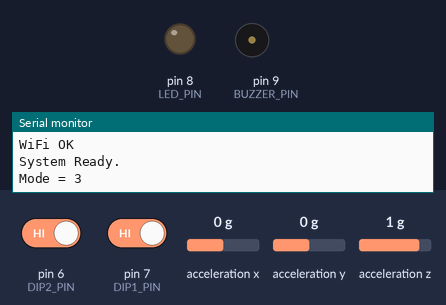
The sketch below on a simulated Arduino Uno, built with avr-gcc and run on an emulated ATmega328P. Parts: output pins drawn as LEDs (lit = HIGH), buzzer (waves = sounding, pin HIGH), the last lines printed to the serial monitor. Dashed ring = blinking. Inputs (shaded band) come from the test bench; at power-on: pin 7 (DIP1_PIN) HIGH, pin 6 (DIP2_PIN) HIGH, acceleration x 0 g, acceleration y 0 g, acceleration z 1 g. The modem accepts every AT command (registered, SIM ready, sends succeed) and sends nothing else.

Above: at 3.2 s.
3.3 s: pin 7 (DIP1_PIN) driven LOW
At 3.74 s:
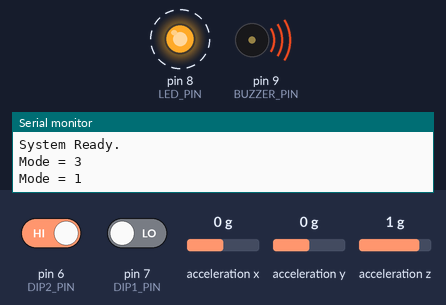
6.3 s: pin 6 (DIP2_PIN) driven LOW
7.8 s: pin 6 (DIP2_PIN) driven HIGH
At 8.19 s:
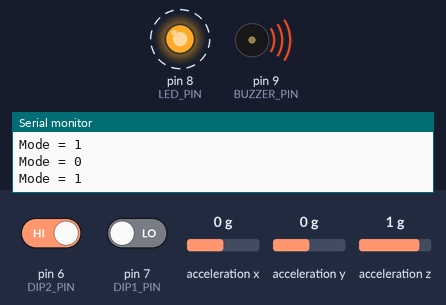
10.8 s: pin 7 (DIP1_PIN) driven HIGH
At 11.8 s:
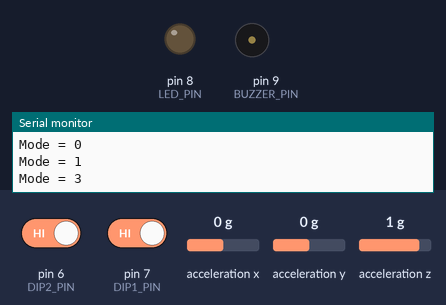
Timing chart, 0 to 13.3 s (numbered marks = the images above; inputs shaded):
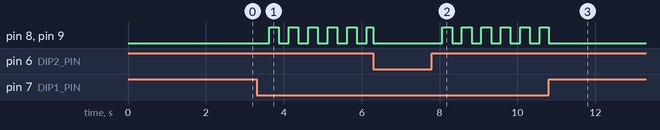

The sketch:

FallDetection.ino
```cpp
/* =========================================================
   Wireless Tracker (UNO + ADXL345 + ESP-01) → ThingSpeak
   ---------------------------------------------------------
   Field1: Geofence flag (0 = safe, 1 = outside)
   Field2: Event flag (0=normal, 1=fall, 2=manual SOS)
   Field3: Latitude
   Field4: Longitude
   ========================================================= */

#include <Wire.h>
#include <Adafruit_Sensor.h>
#include <Adafruit_ADXL345_U.h>
#include <SoftwareSerial.h>
#include <math.h>

// ------------ USER SETTINGS ------------
const char* WIFI_SSID = "eee-iot";
const char* WIFI_PASS = "I0t@mar2026!";
const char* THINGSPEAK_API_KEY = "WE5YLRWF7A3ZCR09";  // regenerate after sharing publicly

// -------- GEOFENCE SAFE ZONE --------
const double SAFE_LAT_MIN = 1.5580;
const double SAFE_LAT_MAX = 1.5600;
const double SAFE_LON_MIN = 103.7620;
const double SAFE_LON_MAX = 103.7650;

// Fixed coordinates (simulate GPS for now)
const double FIXED_LAT = 1.5585;
const double FIXED_LON = 103.7625;

// ---- BUZZER (0 = OFF, 1 = ON) ----
#define BUZZER_ENABLED 1

const int LED_PIN = 8;
const int BUZZER_PIN = 9;
const int DIP1_PIN = 7;
const int DIP2_PIN = 6;

void buzzerOn()  { if (BUZZER_ENABLED) digitalWrite(BUZZER_PIN, HIGH); }
void buzzerOff() { digitalWrite(BUZZER_PIN, LOW); }

Adafruit_ADXL345_Unified accel = Adafruit_ADXL345_Unified(12345);
SoftwareSerial esp(2, 3); // RX=D2, TX=D3

// Timing: use >15s buffer
unsigned long lastSend = 0;
const unsigned long SEND_INTERVAL = 17000;

// Fall detection
const float IMPACT_THR = 1.40;
const unsigned long FALL_COOLDOWN = 1000;

bool fallLatched = false;
bool pendingFallEvent = false;
unsigned long lastFallTime = 0;

// Manual SOS
const unsigned long BLINK_INTERVAL = 250;
bool manualSent = false;
unsigned long lastBlink = 0;
bool blinkState = false;

int lastMode = -1;

// =======================================================
int readMode() {
  int b1 = (digitalRead(DIP1_PIN) == HIGH) ? 1 : 0;
  int b2 = (digitalRead(DIP2_PIN) == HIGH) ? 1 : 0;
  return (b1 << 1) | b2;
}

bool isInsideSafeZone(double lat, double lon) {
  return (lat >= SAFE_LAT_MIN && lat <= SAFE_LAT_MAX &&
          lon >= SAFE_LON_MIN && lon <= SAFE_LON_MAX);
}
// =======================================================

void setup() {
  Serial.begin(9600);
  Wire.begin();
  esp.begin(9600);

  pinMode(LED_PIN, OUTPUT);
  pinMode(BUZZER_PIN, OUTPUT);
  pinMode(DIP1_PIN, INPUT_PULLUP);
  pinMode(DIP2_PIN, INPUT_PULLUP);

  digitalWrite(LED_PIN, LOW);
  buzzerOff();

  delay(2000);

  if (!accel.begin()) {
    Serial.println("No ADXL345 detected!");
    while (1);
  }
  accel.setRange(ADXL345_RANGE_2_G);

  // ESP WiFi init (minimal)
  sendAT("AT", "OK", 2000);
  sendAT("AT+CWMODE=1", "OK", 2000);
  connectWiFi();
  sendAT("AT+CIPMUX=0", "OK", 2000);

  Serial.println("System Ready.");
}

void loop() {
  int mode = readMode();
  unsigned long now = millis();

  // ===================== MODE CHANGED =====================
  if (mode != lastMode) {
    if (lastMode == 1 && mode != 1) manualSent = false; // retrigger manual after leaving

    digitalWrite(LED_PIN, LOW);
    buzzerOff();

    fallLatched = false;
    pendingFallEvent = false;

    blinkState = false;
    lastBlink = now;

    Serial.print("Mode = ");
    Serial.println(mode);

    lastMode = mode;
  }

  // ===================== MODE 11 HARD STOP =====================
  if (mode == 3) {
    digitalWrite(LED_PIN, LOW);
    buzzerOff();
    pendingFallEvent = false;
    fallLatched = false;
    delay(100);
    return;
  }

  // ===================== MODE 10 = GEOFENCE =====================
  if (mode == 2) {
    bool inside = isInsideSafeZone(FIXED_LAT, FIXED_LON);
    int geoFlag = inside ? 0 : 1;

    if (geoFlag == 1) { digitalWrite(LED_PIN, HIGH); buzzerOn(); }
    else { digitalWrite(LED_PIN, LOW); buzzerOff(); }

    if (now - lastSend >= SEND_INTERVAL) {
      bool ok = sendToThingSpeak(geoFlag, 0, FIXED_LAT, FIXED_LON);
      Serial.print("GEO send: "); Serial.println(ok ? "OK" : "FAIL");
      lastSend = now;
    }

    delay(200);
    return;
  }

  // ===================== MODE 00 = FALL MODE =====================
  if (mode == 0) {
    sensors_event_t event;
    accel.getEvent(&event);

    float ax_g = event.acceleration.x / 9.80665;
    float ay_g = event.acceleration.y / 9.80665;
    float az_g = event.acceleration.z / 9.80665;
    float aMag = sqrt(ax_g * ax_g + ay_g * ay_g + az_g * az_g); //total acceleration

    if (!fallLatched) {
      if (aMag > IMPACT_THR && (now - lastFallTime > FALL_COOLDOWN)) {
        lastFallTime = now;
        fallLatched = true;
        pendingFallEvent = true;

        digitalWrite(LED_PIN, HIGH);
        buzzerOn();
        Serial.println("Fall detected!");
      }
    }

    if (now - lastSend >= SEND_INTERVAL) {
      int eventFlag = pendingFallEvent ? 1 : 0;
      bool ok = sendToThingSpeak(0, eventFlag, FIXED_LAT, FIXED_LON);
      Serial.print("FALL send flag="); Serial.print(eventFlag);
      Serial.print(" -> "); Serial.println(ok ? "OK" : "FAIL");

      if (ok) pendingFallEvent = false; // only clear if sent OK
      lastSend = now;
    }

    delay(100);
    return;
  }

  // ===================== MODE 01 = MANUAL SOS =====================
  if (mode == 1) {
    if (manualSent) {
      digitalWrite(LED_PIN, LOW);
      buzzerOff();
      delay(100);
      return;
    }

    // blink while waiting
    if (now - lastBlink >= BLINK_INTERVAL) {
      lastBlink = now;
      blinkState = !blinkState;
      digitalWrite(LED_PIN, blinkState);
      if (blinkState) buzzerOn(); else buzzerOff();
    }

    // try every interval until success
    if (now - lastSend >= SEND_INTERVAL) {
      Serial.println("Sending Manual SOS (2)...");
      bool ok = sendToThingSpeak(0, 2, FIXED_LAT, FIXED_LON);
      Serial.print("SOS send: "); Serial.println(ok ? "OK" : "FAIL");

      lastSend = now;

      if (ok) {
        manualSent = true;
        buzzerOff();
        digitalWrite(LED_PIN, HIGH);
        delay(1000);
        digitalWrite(LED_PIN, LOW);
        Serial.println("Manual SOS SENT ✅");
      }
    }

    return;
  }
}

// =======================================================
// ESP + ThingSpeak helpers (MINIMAL)
// =======================================================

void flushESP() {
  while (esp.available()) esp.read();
}

bool sendAT(const String& cmd, const String& expect, unsigned long timeout) {
  flushESP();
  if (cmd.length() > 0) esp.println(cmd);

  unsigned long t0 = millis();
  String resp;
  while (millis() - t0 < timeout) {
    while (esp.available()) {
      resp += (char)esp.read();
      if (resp.indexOf(expect) != -1) return true;
    }
  }
  return false;
}

void connectWiFi() {
  String cmd = String("AT+CWJAP=\"") + WIFI_SSID + "\",\"" + WIFI_PASS + "\"";
  bool ok = sendAT(cmd, "WIFI GOT IP", 25000);
  Serial.println(ok ? "WiFi OK" : "WiFi maybe OK (check ESP output)");
}

// Minimal: return true if SEND OK and ThingSpeak returns non-zero entry id
bool sendToThingSpeak(float field1, int flag, double lat, double lon) {
  const char* host = "api.thingspeak.com";

  String path = String("/update?api_key=") + THINGSPEAK_API_KEY +
                "&field1=" + String(field1) +
                "&field2=" + String(flag) +
                "&field3=" + String(lat, 6) +
                "&field4=" + String(lon, 6);

  // Start TCP
  String startCmd = String("AT+CIPSTART=\"TCP\",\"") + host + "\",80";
  if (!sendAT(startCmd, "OK", 6000)) {
    // if it doesn't say OK, just try closing and fail
    sendAT("AT+CIPCLOSE", "OK", 2000);
    return false;
  }

  String req = String("GET ") + path + " HTTP/1.1\r\n" +
               "Host: " + host + "\r\n" +
               "Connection: close\r\n\r\n";

  String lenCmd = String("AT+CIPSEND=") + req.length();
  if (!sendAT(lenCmd, ">", 4000)) {
    sendAT("AT+CIPCLOSE", "OK", 2000);
    return false;
  }

  flushESP();
  esp.print(req);

  if (!sendAT("", "SEND OK", 8000)) {
    sendAT("AT+CIPCLOSE", "OK", 2000);
    return false;
  }

  // QUICK read response and try to extract entry id
  // ThingSpeak body is usually a number on its own line.
  unsigned long t0 = millis();
  String resp;
  while (millis() - t0 < 2500) {           // short read window (simple)
    while (esp.available()) resp += (char)esp.read();
  }

  sendAT("AT+CIPCLOSE", "OK", 2000);

  // Find last number in response (very simple)
  // If ThingSpeak rejected (rate limit), it's "0"
  long entryId = 0;
  for (int i = resp.length() - 1; i >= 0; i--) {
    if (isDigit(resp[i])) {
      int j = i;
      while (j >= 0 && isDigit(resp[j])) j--;
      entryId = resp.substring(j + 1, i + 1).toInt();
      break;
    }
  }

  Serial.print("entryId="); Serial.println(entryId);
  return (entryId > 0);
}
```

Measured:
- after the input at 3.3 s, pin 8 (LED_PIN), pin 9 (BUZZER_PIN): alternates HIGH for 0.25 s and LOW for 0.25 s, starting after 0.32 s
- after the input at 7.8 s, pin 8 (LED_PIN), pin 9 (BUZZER_PIN): alternates HIGH for 0.25 s and LOW for 0.25 s, starting after 0.27 s
- after the input at 10.8 s, pin 8 (LED_PIN), pin 9 (BUZZER_PIN): goes on until 10.8 s, then stays LOW
